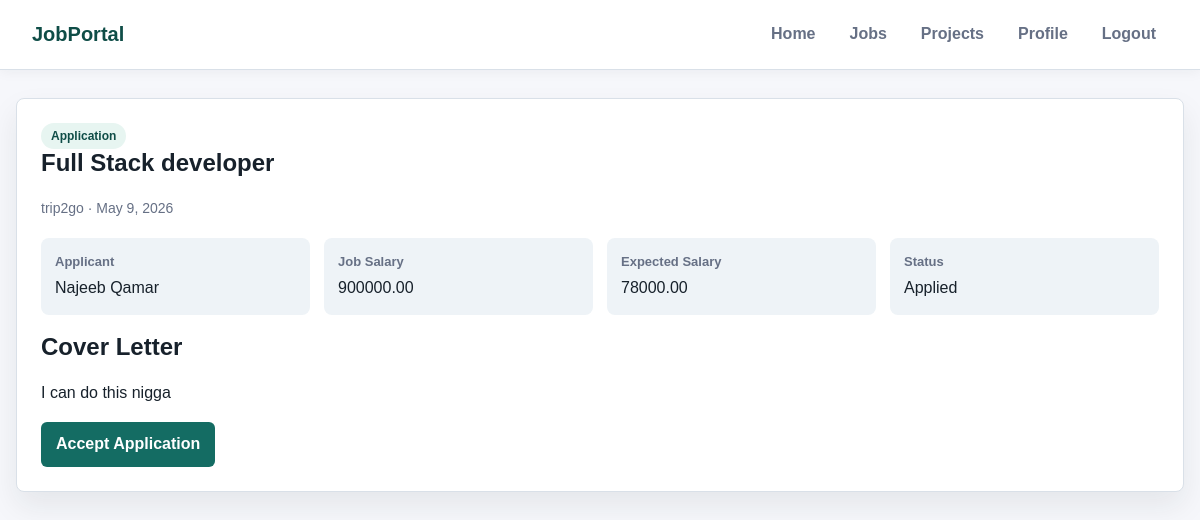
The page /application_detail/8 (signed in) on the database its author committed.
### recruiter/models.py (models this page shows, shortened)
class TimeStampedModel(models.Model):
    created_at = models.DateTimeField(auto_now_add=True, db_index=True)
    updated_at = models.DateTimeField(auto_now=True)
    class Meta:
        abstract = True

class Application(TimeStampedModel):
    STATUS_CHOICES = [
        ('applied', 'Applied'),
        ('reviewing', 'Under Review'),
        ('rejected', 'Rejected'),
        ('withdrawn', 'Withdrawn'),
        ('accepted', 'Accepted'),
    ]
    applicant = models.ForeignKey(
        ApplicantProfile,
        on_delete=models.CASCADE,
        related_name="applications"
    )
    job = models.ForeignKey(
        Post,
        on_delete=models.CASCADE,
        related_name="applications",
        limit_choices_to={'post_type': 'job', 'status': 'published'}
    )
    status = models.CharField(
        max_length=20,
        choices=STATUS_CHOICES,
        default='applied',
        db_index=True
    )
    cover_letter = models.TextField(
        blank=True,
        help_text="Cover letter for the job application"
    )
    expected_salary = models.DecimalField(
        max_digits=10,
        decimal_places=2,
        null=True,
        blank=True,
        validators=[MinValueValidator(0)],
        help_text="Your expected salary for this position"
    )
    applied_at = models.DateTimeField(auto_now_add=True)
    status_changed_at = models.DateTimeField(auto_now=True)
    class Meta:
        ordering = ['-applied_at']
        constraints = [
            models.UniqueConstraint(
                fields=['applicant', 'job'],
                name='unique_application_per_applicant_job'
            )
        ]
        indexes = [
            models.Index(fields=['status', 'applied_at']),
            models.Index(fields=['job', 'status']),
        ]
    @property
    def is_active(self):
        return self.status in ['applied', 'reviewing']

class Post(TimeStampedModel):
    POST_TYPE_CHOICES = [
        ('job', 'Job Position'),
        ('project', 'Project'),
    ]
    STATUS_CHOICES = [
        ('draft', 'Draft'),
        ('published', 'Published'),
        ('closed', 'Closed'),
        ('filled', 'Filled/Completed'),
        ('cancelled', 'Cancelled'),
    ]
    post_type = models.CharField(
        max_length=20,
        choices=POST_TYPE_CHOICES,
        db_index=True
    )
    title = models.CharField(
        max_length=250,
        help_text="Title of the job or project"
    )
    description = models.TextField(
        help_text="Detailed description"
    )
    company = models.ForeignKey(
        Company,
        on_delete=models.CASCADE,
        related_name="posts"
    )
    salary = models.DecimalField(
        max_digits=10,
        decimal_places=2,
        null=True,
        blank=True,
        validators=[MinValueValidator(0)],
        help_text="Annual salary for jobs"
    )
    budget = models.DecimalField(
        max_digits=12,
        decimal_places=2,
        null=True,
        blank=True,
        validators=[MinValueValidator(0)],
        help_text="Total budget for projects"
    )
    status = models.CharField(
        max_length=20,
        choices=STATUS_CHOICES,
        default='draft',
        db_index=True
    )
    is_active = models.BooleanField(default=True, db_index=True)
    is_featured = models.BooleanField(default=False)
    published_at = models.DateTimeField(null=True, blank=True)
    closed_at = models.DateTimeField(null=True, blank=True)
    skills_required = models.ManyToManyField(
        Skill,
        related_name="posts",
        blank=True
    )
    created_by = models.ForeignKey(
        CustomUser,
        on_delete=models.CASCADE,
        related_name="created_posts"
    )
    slug = models.SlugField(blank=True, null=True)
    class Meta:
        ordering = ['-created_at']
        indexes = [
            models.Index(fields=['post_type', 'status', 'is_active']),
            models.Index(fields=['company', 'status']),
            models.Index(fields=['is_featured', 'is_active']),
        ]

class Company(TimeStampedModel):
    name = models.CharField(
        max_length=150,
        unique=True,
        help_text="Official company name"
    )
    location = models.CharField(
        max_length=150,
        help_text="Headquarters location"
    )
    website = models.URLField(
        blank=True,
        help_text="Company website URL"
    )
    description = models.TextField(
        blank=True,
        help_text="Company description and mission"
    )
    industry = models.CharField(
        max_length=100,
        blank=True,
        help_text="Primary industry (e.g., Technology, Healthcare)"
    )
    size = models.PositiveIntegerField(
        null=True,
        blank=True,
        help_text="Number of employees",
        verbose_name="Company Size"
    )
    logo = models.ImageField(
        upload_to='company_logos/%Y/%m/%d/',
        null=True,
        blank=True,
        help_text="Company logo image"
    )
    is_active = models.BooleanField(
        default=True,
        help_text="Whether the company is currently active on the platform"
    )
    class Meta:
        verbose_name_plural = "Companies"
        ordering = ['name']
        indexes = [
            models.Index(fields=['name']),
            models.Index(fields=['industry']),
            models.Index(fields=['is_active']),
        ]
    def __str__(self):
        return self.name

class ApplicantProfile(TimeStampedModel):
    user = models.OneToOneField(
        CustomUser,
        on_delete=models.CASCADE,
        related_name='applicant_profile',
        limit_choices_to={'user_type': 'applicant'}
    )
    cv = models.FileField(
        upload_to='cvs/%Y/%m/%d/',
        validators=[FileExtensionValidator(allowed_extensions=['pdf', 'docx'])],
        help_text="Upload your CV (PDF or DOCX)"
    )
    summary = models.TextField(
        blank=True,
        help_text="Professional summary or bio"
    )
    experience_years = models.PositiveIntegerField(
        default=0,
        help_text="Years of professional experience"
    )
    skills = models.ManyToManyField(
        Skill,
        related_name="applicants",
        blank=True,
        help_text="Select your skills"
    )
    linkedin_url = models.URLField(blank=True)
    github_url = models.URLField(blank=True)
    portfolio_url = models.URLField(blank=True)
    expected_salary = models.DecimalField(
        max_digits=10,
        decimal_places=2,
        null=True,
        blank=True,
        validators=[MinValueValidator(0)],
        help_text="Expected annual salary"
    )
    location_preference = models.CharField(max_length=150, blank=True)
    class Meta:
        indexes = [
            models.Index(fields=['experience_years']),
        ]

class CustomUser(AbstractUser):
    USER_TYPE_CHOICES = [
        ('applicant', 'Applicant'),
        ('representative', 'Company Representative'),
        ('admin', 'Administrator'),
    ]
    email = models.EmailField(unique=True)
    user_type = models.CharField(
        max_length=20,
        choices=USER_TYPE_CHOICES,
        default='applicant'
    )
    profile_picture = models.ImageField(
        upload_to='profile_pictures/%Y/%m/%d/',
        null=True,
        blank=True
    )
    class Meta:
        ordering = ['username']
        indexes = [
            models.Index(fields=['email']),
            models.Index(fields=['user_type', 'is_active']),
        ]
    def get_full_name(self):
        if self.first_name and self.last_name:
            return f"{self.first_name} {self.last_name}"
        return self.username

### recruiter/view_modules/job_views.py (the view)
# urls.py: path("application_detail/<int:application_id>", views.view_application_detail, name="application_detail"),
@login_required(login_url='login')
@representative_required
@representative_profile_required
def view_application_detail(request, application_id):
    application = get_object_or_404(Application, pk=application_id, job__created_by=request.user)
    return render(request, 'jobs/application_detail.html', {'application': application})

### recruiter/view_modules/common.py (called while the page is built)
def is_representative(user):
    return user.user_type == 'representative'

def representative_required(view_func=None, redirect_url="/", message="Access denied"):
    if view_func is None:
        return lambda actual_view: representative_required(
            actual_view, redirect_url, message
        )
    @wraps(view_func)
    def wrapper(request, *args, **kwargs):
        if not is_representative(request.user):
            error_msg = message or "You are not allowed to access this page!"
            messages.error(request, error_msg)
            return redirect(redirect_url)
        return view_func(request, *args, **kwargs)
    return wrapper

def representative_profile_required(view_func=None, redirect_url="/", message="Access denied"):
    if view_func is None:
        return lambda actual_view: representative_profile_required(
            actual_view, redirect_url, message
        )
    @wraps(view_func)
    def wrapper(request, *args, **kwargs):
        profile = getattr(request.user, 'representative_profile', None)
        if not profile:
            error_msg = message or "You have to create profile first!"
            messages.error(request, error_msg)
            return redirect("representative_profile")
        return view_func(request, *args, **kwargs)
    return wrapper

### recruiter/templates/jobs/application_detail.html (shortened to what this page needs)
{% extends "recruiter/base.html" %}
{% block content %}
    <section class="detail-panel">
        <span class="badge">Application</span>
        <h1>{{ application.job.title }}</h1>
        <p class="meta">{{ application.job.company }} · {{ application.applied_at|date:"M j, Y" }}</p>
        <div class="detail-list">
            <div class="detail-item"><strong>Applicant</strong>{{ application.applicant.user.get_full_name }}</div>
            <div class="detail-item"><strong>Job Salary</strong>{% if application.job.salary %}{{ application.job.salary }}{% else %}Negotiable{% endif %}</div>
            <div class="detail-item"><strong>Expected Salary</strong>{% if application.expected_salary %}{{ application.expected_salary }}{% else %}Not specified{% endif %}</div>
            <div class="detail-item"><strong>Status</strong>{{ application.get_status_display }}</div>
        </div>
        <h2>Cover Letter</h2>
        <p>{{ application.cover_letter|default:"No cover letter provided." }}</p>
        {% if application.status != 'accepted' and application.is_active %}
            <a href="{% url 'accept_job_application' application.id %}" class="button">Accept Application</a>
        {% endif %}
    </section>
{% endblock %}

### recruiter/templates/recruiter/base.html (style rules this page uses)
:root { --bg: #f6f7fb; --surface: #ffffff; --surface-soft: #eef3f7; --text: #17212b; --muted: #667085; --line: #d9e0e8; --brand: #146c63; --brand-dark: #0f4d47; --accent: #f4a261; --danger: #c2413b; --shadow: 0 14px 30px rgba(23, 33, 43, 0.08); }
* { box-sizing: border-box; }
body { font-family: Arial, sans-serif; margin: 0; background: var(--bg); color: var(--text); line-height: 1.55; }
h1, h2, h3 { margin-top: 0; line-height: 1.2; }
a { color: var(--brand); text-decoration: none; font-weight: 700; }
.card, form, .detail-panel { background: var(--surface); border: 1px solid var(--line); border-radius: 8px; box-shadow: var(--shadow); }
.meta { color: var(--muted); font-size: 14px; margin: 4px 0; }
.badge { display: inline-flex; align-items: center; width: fit-content; border-radius: 999px; padding: 4px 10px; font-size: 12px; font-weight: 800; background: #e7f5f1; color: var(--brand-dark); }
button, input[type="submit"], .button { display: inline-flex; align-items: center; justify-content: center; background: var(--brand); color: white; border: none; padding: 10px 15px; cursor: pointer; border-radius: 6px; font-weight: 800; text-decoration: none; }
.detail-panel { padding: 24px; margin-bottom: 20px; }
.detail-list { display: grid; grid-template-columns: repeat(auto-fit, minmax(180px, 1fr)); gap: 14px; margin: 18px 0; }
.detail-item { background: var(--surface-soft); border-radius: 8px; padding: 14px; }
.detail-item strong { display: block; color: var(--muted); font-size: 13px; margin-bottom: 4px; }

### rows shown on the page
Application: job "Full Stack developer", job.company "trip2go", applied_at "May 9, 2026", applicant.user.get_full_name "Najeeb Qamar", job.salary "900000.00", expected_salary "78000.00", status "Applied", cover_letter "I can do this nigga"
